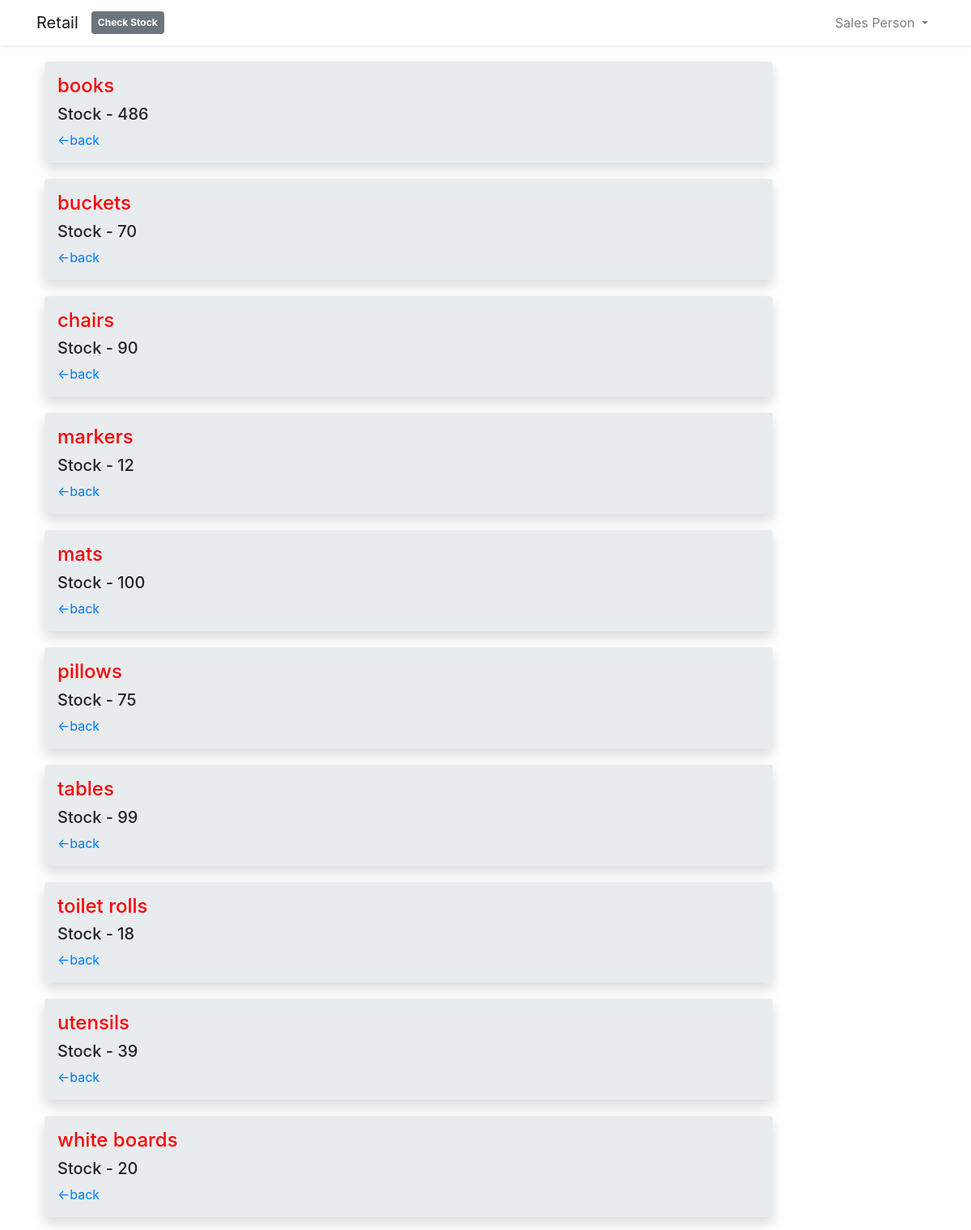
The page /views/checkstock.php (signed in) on the database its author committed.
### tables this page shows
CREATE TABLE `product` (
  `product_id` int(11) NOT NULL,
  `name` text NOT NULL,
  `location` text NOT NULL,
  `stock` int(11) NOT NULL,
  `date` timestamp NOT NULL DEFAULT current_timestamp() ON UPDATE current_timestamp(),
  `number_of_orders` int(11) NOT NULL DEFAULT 0,
  `description` text NOT NULL
);

### views/checkstock.php (the view, shortened to what this page needs)
<?php
include ('../includes/tags.php');
include ('../includes/nav.php');
?>
<body>
<div class="container">
<?php
include ('../includes/conn.php');
$check = mysqli_query($conn,("SELECT * FROM `product` ORDER BY `name` ASC"));
while ($row = mysqli_fetch_assoc($check)){
?>
<div class="jumbotron shadow p-3 mb-3 rounded" style="margin-top: 20px; margin-left:10px; width: 900px;">
    <h4 style="color: red;"><?php echo $row['name'];  ?></h4>
    <h5>Stock - <?php echo $row['stock'];  ?></h5>
    <a style="margin-right: 1-px;" href="admin.php"><-back</a>
</div>
<?php
}
?>
</div>
</body>
</html>

### rows shown on the page
product: name "books", stock "486"
product: name "buckets", stock "70"
product: name "chairs", stock "90"
product: name "markers", stock "12"
product: name "mats", stock "100"
product: name "pillows", stock "75"
product: name "tables", stock "99"
product: name "toilet rolls", stock "18"
product: name "utensils", stock "39"
product: name "white boards", stock "20"

### other values the page prints
$process "Check Stock"
$position "Sales Person"
